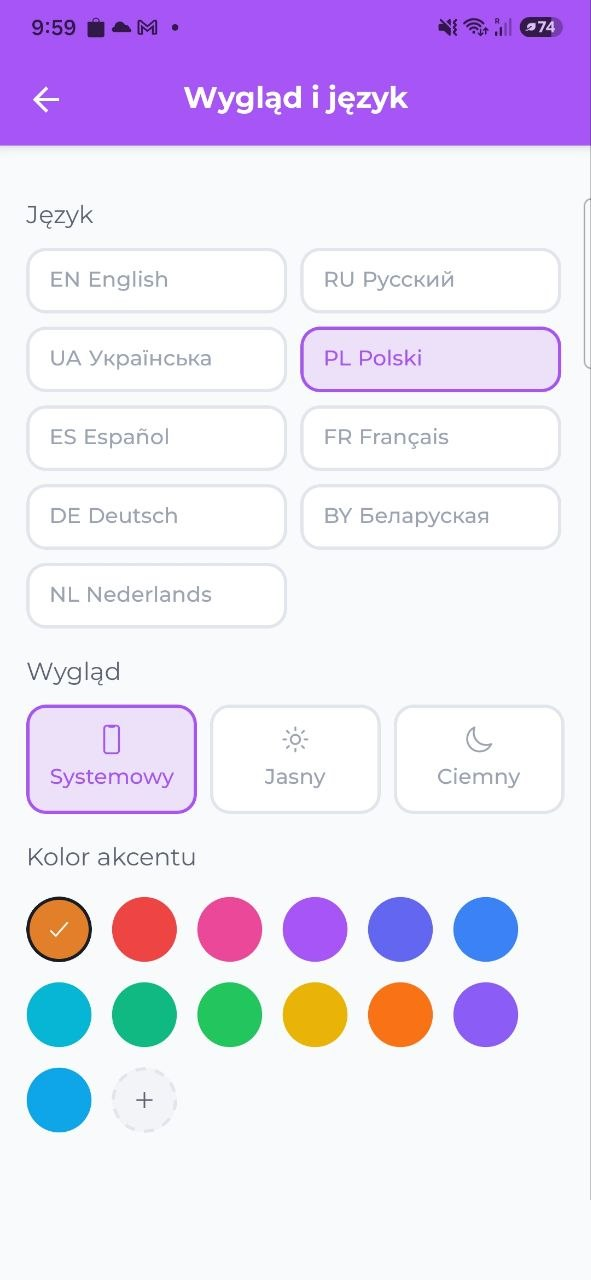
#> input picture docs/marketing/creatives/design/photo_1_fixed.png, 591 x 1280 px
$ python build_theme_reel.py ../creatives/nvidia-cert-post-pl.png
#> lines starting #> are read from the running program, lines starting #| are printed output that depends on the picture
# -*- coding: utf-8 -*-
"""
Animated reel (MP4 + GIF) for the Appearance / accent-color personalization
feature in AI Budget Assistant (ABA-372): choose an accent color (13 presets
or your own HEX), pick light / dark / system, pick your language — and the
WHOLE app recolors to match. Three phone screenshots cycle inside a phone
bezel with vertical-slide transitions over the house warm-dark gradient +
orange glow.

Icon layout (matches referral / gamification / analytics style):
  - Top right : app icon with orange ring
  - Bottom    : MICODE badge + mi-code.pl

Scene order:
    0. entry  — Wygląd i język: motyw + siatka kolorów akcentu (fiolet)
    1. picker  — Wybierz kolor: suwak barwy + HEX #3B82F6 + Zastosuj (niebieski)
    2. applied — Pulpit w Twoim kolorze: cała aplikacja przemalowana

Outputs in docs/marketing/creatives/design/renders/pl/:
    theme-reel.mp4       1080x1920, 30fps
    theme-reel.gif       600x1067
    theme-reel-4x5.mp4
    theme-reel-4x5.gif

Usage:
    python build_theme_reel.py               # gif 9:16
    python build_theme_reel.py mp4
    python build_theme_reel.py both
    python build_theme_reel.py both 4:5
"""
import os, sys, subprocess
import numpy as np
from PIL import Image, ImageDraw, ImageFont, ImageFilter
import imageio.v2 as imageio

SCRIPT_DIR = os.path.dirname(os.path.abspath(__file__))
MK    = os.path.dirname(SCRIPT_DIR)
OUT   = os.path.join(MK, "creatives", "design", "renders")
BADGE = os.path.join(MK, "assets", "micode-badge.png")
ICON  = os.path.join(MK, "..", "..", "apps", "mobile", "assets", "icon.png")

REF = os.path.join(MK, "creatives", "design")
SRC = [
    os.path.join(REF, "photo_1_fixed.png"),  # Wygląd i język + kolory (nav-bar cleaned)
    os.path.join(REF, "photo_2_fixed.png"),  # picker koloru + HEX (przyciski z marginesem)
    os.path.join(REF, "photo_3_fixed.png"),  # Pulpit w niebieskim (top bleed + nav-bar cleaned)
]

# ---------- design tokens ----------
W = 1080
HEAD_FONT = "C:/Windows/Fonts/segoeuib.ttf"
SEMI_FONT = "C:/Windows/Fonts/seguisb.ttf"
SUB_FONT  = "C:/Windows/Fonts/segoeui.ttf"
ORANGE = (245, 131, 42)
WHITE  = (250, 250, 252)
GREY   = (200, 203, 210)

PHASES = {
    "A": ("PERSONALIZACJA", "Dopasuj aplikację\ndo siebie"),
    "B": ("KOLOR AKCENTU",  "Wybierz swój\nkolor"),
    "C": ("GOTOWE",          "Cała aplikacja\nw Twoim kolorze"),
}
SCENE_PHASE = ["A", "B", "C"]
PILLS = ["Twój kolor", "Jasny / Ciemny", "9 języków"]
FOOTER_URL = "mi-code.pl"

FPS = 30
HOLD_S = 4.0
TRANS_S = 0.8
GIF_HOLD_MS = 4000

SUFFIX = {"9:16": "", "4:5": "-4x5"}

H = WIN_TOP = SCR_H = SCR_W = BEZEL = 0
L = {}


def set_aspect(aspect):
    global H, WIN_TOP, SCR_H, BEZEL, L
    if aspect == "4:5":
        H, WIN_TOP, SCR_H, BEZEL = 1344, 310, 770, 12
        L = dict(ey=44, eye_sz=28, ul_dy=42, head_sz=58, head_gap=72, head_step=68,
                 glow=(540, 490), pills_dy=20, pill_sz=24, pill_h=50, pill_padx=20, pill_gap=14,
                 badge_sz=66, badge_by=1190, url_dy=8, url_sz=22)
    else:
        H, WIN_TOP, SCR_H, BEZEL = 1920, 440, 1220, 14
        L = dict(ey=78, eye_sz=34, ul_dy=50, head_sz=82, head_gap=96, head_step=94,
                 glow=(540, 650), pills_dy=26, pill_sz=26, pill_h=54, pill_padx=24, pill_gap=16,
                 badge_sz=80, badge_by=1786, url_dy=10, url_sz=26)


def init_scr_w():
    global SCR_W
    img = Image.open(SRC[0])
#> img is the input picture: PIL image 591x1280 RGB; mean R, G, B 230.9, 221.9, 243.4
    SCR_W = round(SCR_H * img.width / img.height)
#> SCR_W = 563


# ---------- helpers ----------

def vgradient(c0, c1):
#> called with c0 = (44, 28, 15), c1 = (11, 11, 14)
    base = Image.new("RGB", (W, H), c0)
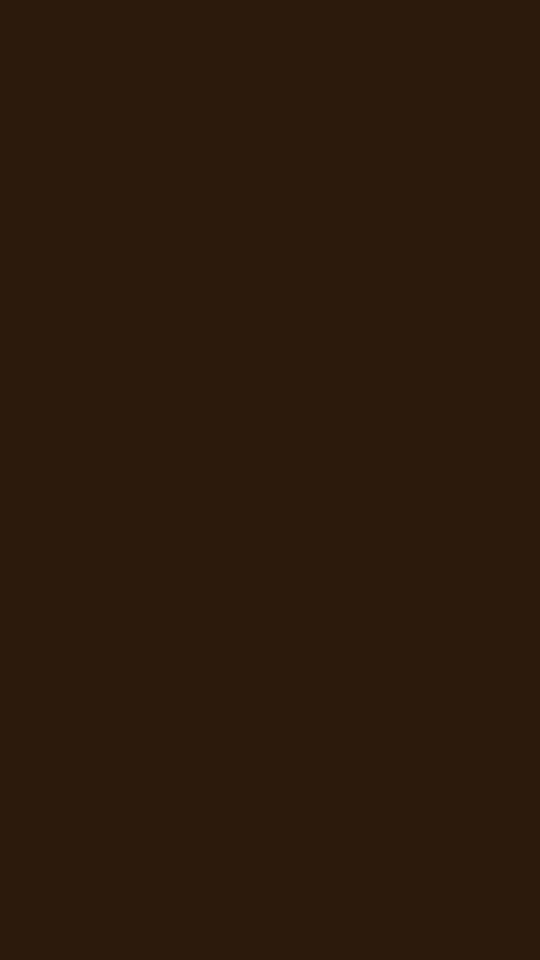
#> base: PIL image 1080x1920 RGB (shown at 1/2 size); mean R, G, B 44, 28, 15
    d = ImageDraw.Draw(base)
    for y in range(H):
        t = y / (H - 1)
        d.line([(0, y), (W, y)], fill=tuple(int(c0[i] + (c1[i]-c0[i])*t) for i in range(3)))
    return base.convert("RGBA")
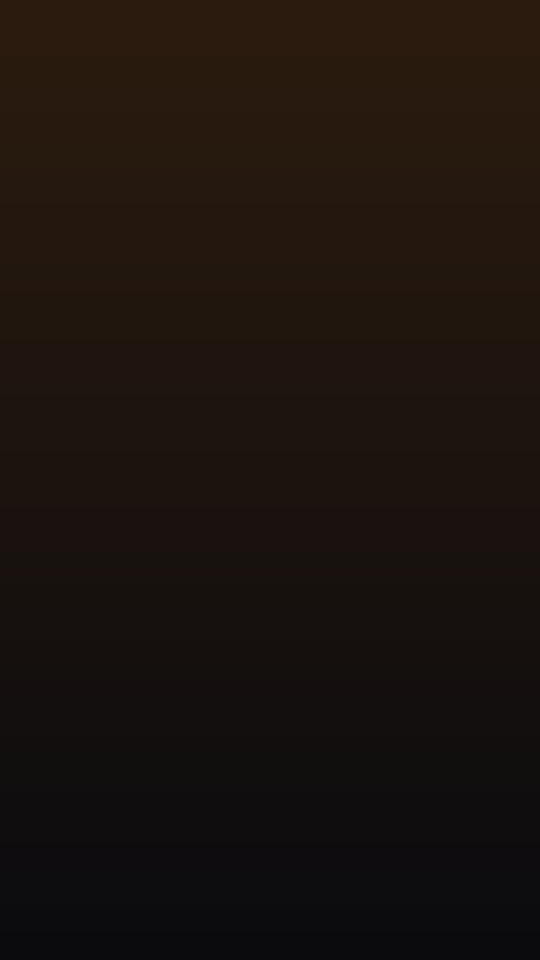
#> returned value: PIL image 1080x1920 RGBA (shown at 1/2 size); mean R, G, B, A 27, 19, 14, 255


def add_glow(canvas, center, radii, color, alpha, blur):
#> called with center = (540, 650), radii = (620, 580), color = (245, 131, 42), alpha = 140, blur = 200
    layer = Image.new("RGBA", (W, H), (0, 0, 0, 0))
#> layer: PIL image 1080x1920 RGBA; every value is 0
    cx, cy = center; rx, ry = radii
    ImageDraw.Draw(layer).ellipse([cx-rx, cy-ry, cx+rx, cy+ry], fill=color + (alpha,))
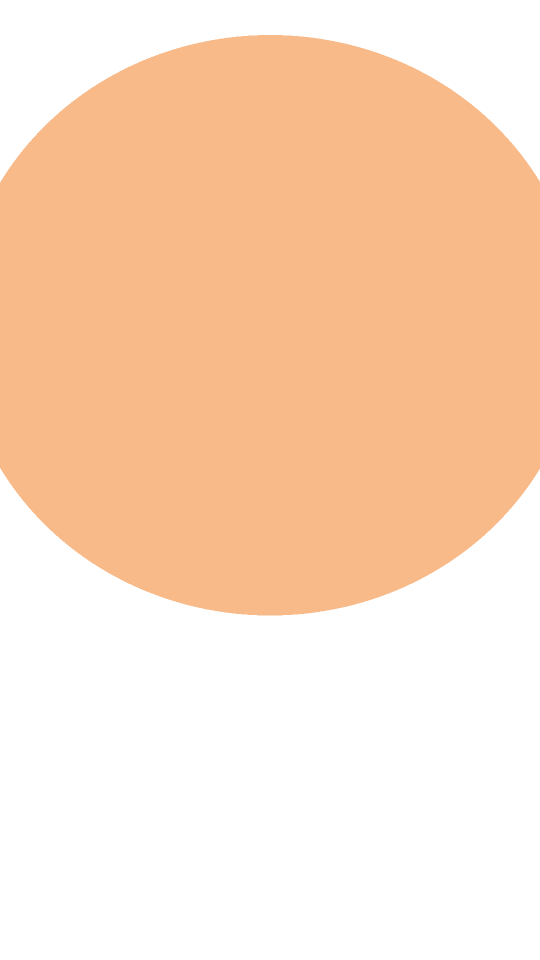
#> layer: PIL image 1080x1920 RGBA (shown at 1/2 size); mean R, G, B, A 126.3, 67.6, 21.7, 72.2; transparent parts drawn white
    return Image.alpha_composite(canvas, layer.filter(ImageFilter.GaussianBlur(blur)))
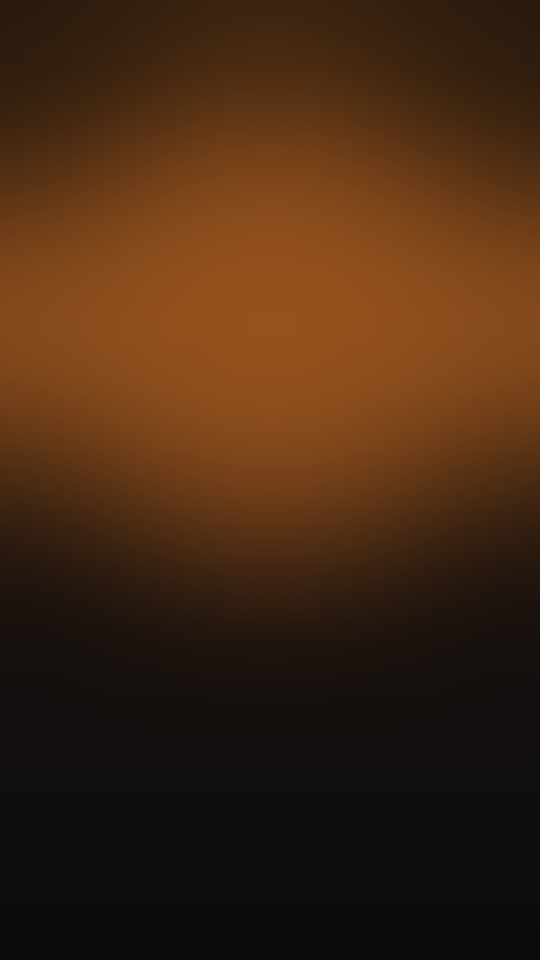
#> returned value: PIL image 1080x1920 RGBA (shown at 1/2 size); mean R, G, B, A 68.8, 40.2, 18.9, 255


# [6 lines left out: function circle_img, not called in this run]


def tw(draw, s, font):
    return draw.textlength(s, font=font)


def centered(img, y, s, font, fill):
    d = ImageDraw.Draw(img)
    d.text(((W - tw(d, s, font)) / 2, y), s, font=font, fill=fill)


# [31 lines left out: functions spaced, wrap_text, phone_rect, not called in this run]


def screen_origin():
    px, py, _, _ = phone_rect()
    return px + BEZEL, py + BEZEL


# ---------- background ----------

def build_bg():
    canvas = vgradient((44, 28, 15), (11, 11, 14))
    gx, gy = L["glow"]
    canvas = add_glow(canvas, (gx, gy), (620, 580), ORANGE, 140, 200)
    canvas = add_glow(canvas, (140, H - 360), (380, 360), (255, 80, 50), 46, 220)
#> call 2 of add_glow, with center = (140, 1560), radii = (380, 360), color = (255, 80, 50), alpha = 46, blur = 220
#> in add_glow (call 2), `ImageDraw.Draw(layer).ellipse([cx-rx, cy-ry, cx+rx, cy+ry], fill=color..`:
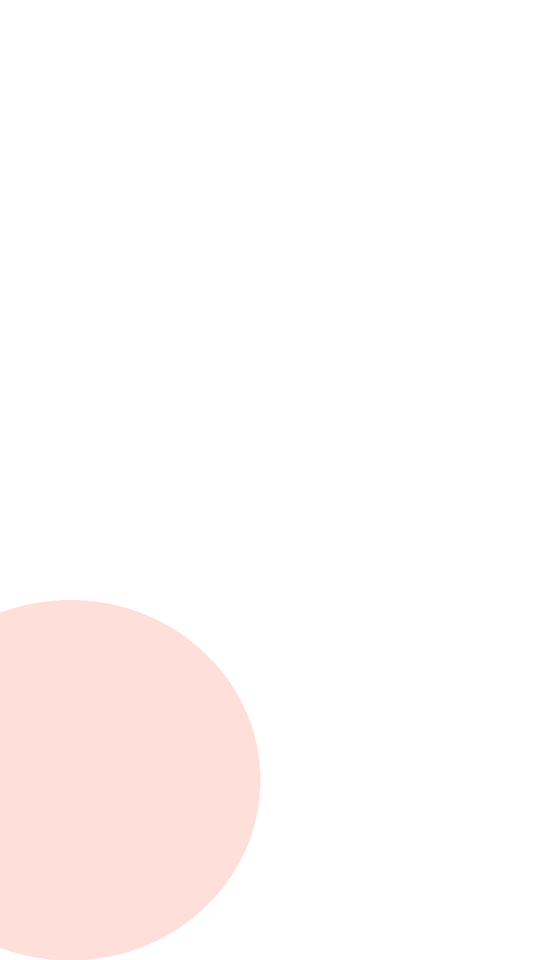
#> layer: PIL image 1080x1920 RGBA (shown at 1/2 size); mean R, G, B, A 38.7, 12.1, 7.6, 7; transparent parts drawn white
#> in add_glow (call 2), `return Image.alpha_composite(canvas, layer.filter(ImageFilter.Gaussian..`:
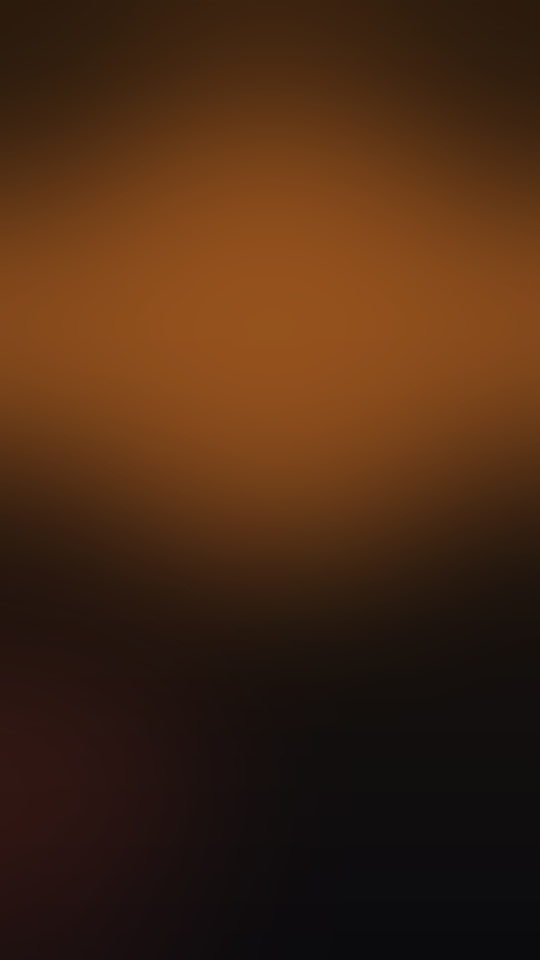
#> returned value: PIL image 1080x1920 RGBA (shown at 1/2 size); mean R, G, B, A 71.7, 40.8, 19.2, 255

    # top right: app icon with orange ring
    icon_sz = 92
#> (the run stopped early here; a loop or call above may not have finished)
